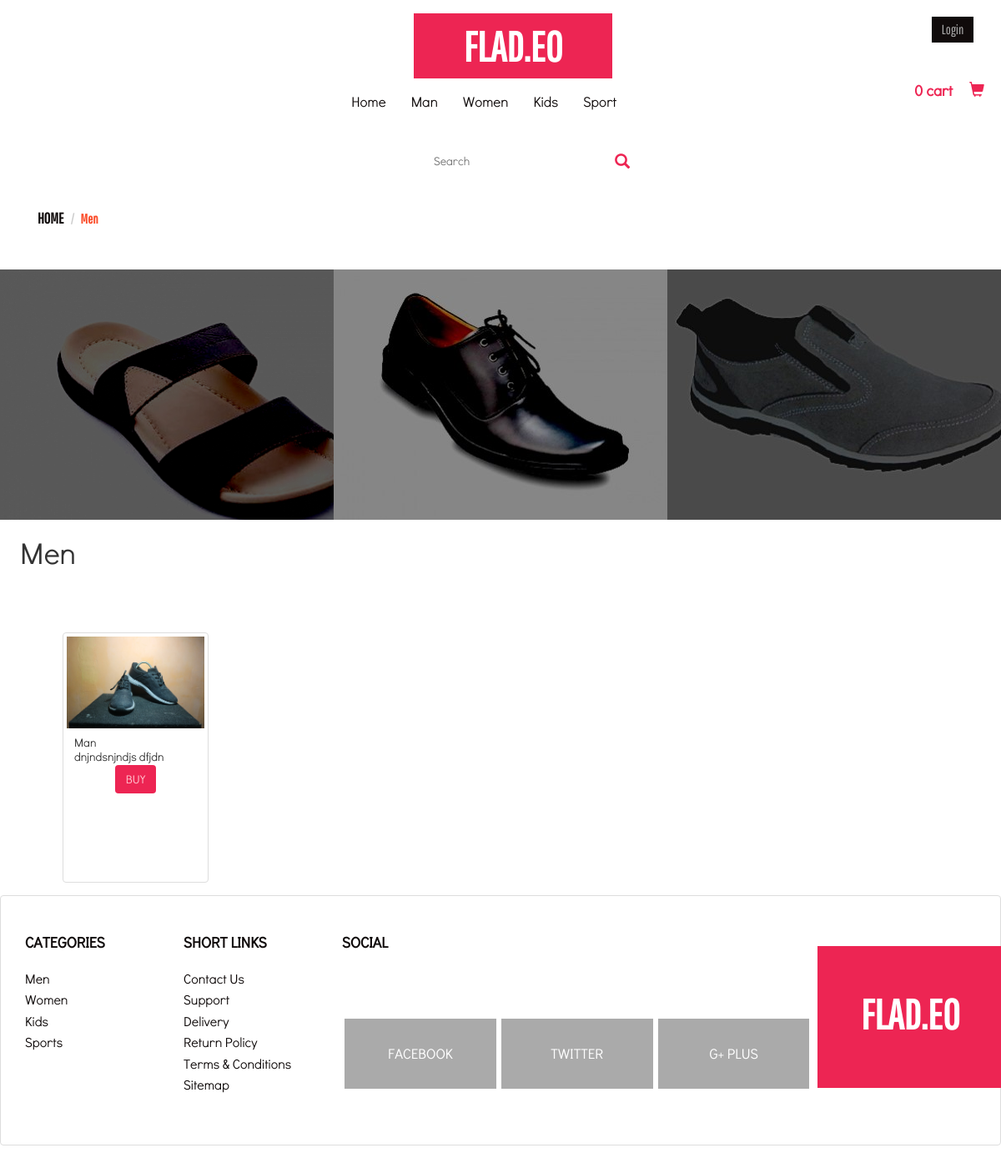
The page /index.php/user/man on the database its author committed.
### tables this page shows
CREATE TABLE `barang` (
  `id_barang` int(5) NOT NULL,
  `kategori_barang` varchar(30) NOT NULL,
  `nama_barang` varchar(30) NOT NULL,
  `kuantitas_barang` int(11) NOT NULL,
  `keterangan` text NOT NULL,
  `harga_barang` int(11) NOT NULL,
  `gambar` text NOT NULL
);

### application/controllers/User.php (called while the page is built, shortened)
<?php
    class User extends CI_Controller {
        public function __construct() {
            $this->load->model('barang');
        }
        public function man() {
            $where = array(
                'kategori_barang' => 'man'
            );
            $data['barang'] = $this->barang->get_per_kategori($where);
            $this->load->view('user/man', $data);
        }
    }

### index.php (called while the page is built, shortened)
<?php
require_once BASEPATH.'core/CodeIgniter.php';

### application/models/Barang.php (called while the page is built, shortened)
<?php
    class Barang extends CI_Model {
        public function get_per_kategori($where) {
            return $this->db->order_by('id_barang', 'DESC')->get_where('barang', $where)->result();
        }
    }

### application/views/user/man.php (the view, shortened to what this page needs)
<!DOCTYPE html>
<html lang="en">
<head>
			 <link href="<?php echo base_url(); ?>assets/css/bootstrap.min.css" rel="stylesheet" type="text/css">
			<link href="<?php echo base_url(); ?>assets/css/style_user.css" rel="stylesheet" type="text/css"/>
            <link rel="stylesheet" href="<?php echo base_url(); ?>assets/css/flexslider.css" type="text/css" media="screen" />
</head>
<body>
<div id="header">
<div class="container">
<br>
<div class="header">
            <div class="container">
<div class="header-top">
                    <div class="logo">
                        <center><a href="<?php echo base_url(); ?>index.php/user/dashboard">FLAD.EO</a></center>
                    </div>
                    <div class="login-bars">
                        <a class="btn btn-default log-bar" href="<?php echo base_url(); ?>index.php/user/login" role="button">Login</a>
                        <div class="cart box_1">
                            <h3>
                        </h3>
                            <a href="<?php echo base_url(); ?>index.php/user/checkout"><button type="button" class="btn btn-default btn-lg button1 button1-hover">0 cart
							&nbsp;&nbsp;&nbsp;
              <span class="glyphicon glyphicon-shopping-cart" aria-hidden="true"></span>
            </button></a>
                        </div>
                    </div>
              </div>
</div>
                <div class="header-botom center">
                    <div class="content white">
                    <nav class="navbar navbar-default nav-menu" role="navigation">
                        <div class="collapse navbar-collapse collapse-pdng" id="bs-example-navbar-collapse-1">
                            <ul class="nav navbar-nav nav-font">
                                <li>
                                    <a href="<?php echo base_url(); ?>index.php/user/dashboard">Home</a>
                                </li>
                                <li>
                                    <a href="<?php echo base_url(); ?>index.php/user/man">Man</a>
                                </li>
                                <li>
                                    <a href="<?php echo base_url(); ?>index.php/user/women">Women</a>
                                </li>
                                <li>
                                    <a href="<?php echo base_url(); ?>index.php/user/kids">Kids</a>
                                </li>
                                <li><a href="<?php echo base_url(); ?>index.php/user/sport">Sport</a></li>
                                <div class="clearfix"></div>
                            </ul>
                            <div class="clearfix"></div>
                        </div>
                    </nav>
                    </div>
                </div>
    </div>
  </div>
        <form>
     <center><input class="search search-hover" align="left" type="search" placeholder="Search" width="500px">
	 <button type="button" class="btn btn-default btn-lg button1 button1-hover">
              <span class="glyphicon glyphicon-search" aria-hidden="true"></span>
       </button></center>
    </form>
<br>
<div class="head-bread">
            <div class="container">
                <ol class="breadcrumb">
                    <li><a href="../index.html">Home</a></li>
                    <li class="active">Men</li>
                </ol>
            </div>
        </div>
<br>
<table>
		<tr>
					<td width="900px" height="300px" background="<?php echo base_url(); ?>assets/img/web/2017-22-12-22-56-09.png"><center><a href="hal_women_sandal.html" class="style1 style2 style4 style6"></a></center></td>
					<td width="900px" height="300px" background="<?php echo base_url(); ?>assets/img/web/2017-22-12-22-59-17.jpeg"><center><a href="hal_women_sandal.html" class="style1 style2 style5 style6"></a></center></td>
					<td width="900px" height="300px" background="<?php echo base_url(); ?>assets/img/web/2017-22-12-22-58-03.jpeg"><center><a href="hal_women_sandal.html" class="style1 style2 style5 style6"></a></center></td>
		</tr>
		</table>
		<br>
		<h1>&nbsp;&nbsp;&nbsp;Men</h1>
            <ul class="thumbnails">
            <?php
                foreach($barang as $b) {
                    echo '
                    <li class="span3 detail-box">
                        <div class="thumbnail">
                        <a  href="'.base_url('index.php/user/detail/').$b->id_barang.'"><img src="'.base_url('assets/img/').$b->gambar.'" alt=""/></a>
                        <div class="caption">
                            <h5>'.$b->nama_barang.'</h5>
                            <p>
                            '.$b->keterangan.'
                            </p>
                            <center><a class="btn buy buy-hover" href="'.base_url('index.php/user/detail/').$b->id_barang.'">BUY</a></center>
                        </div>
                        </div>
                    </li>
                    ';
                }
            ?>
        </ul>
		</div>
		<br>
		<br>
	<ul class="thumbnail">
	<li>
	<div class="footer-grid">
            <div class="container">
                <div class="col-md-2 re-ft-grd">
                    <h3>Categories</h3>
                    <ul class="categories">
                        <li><a href="<?php echo base_url(); ?>index.php/user/men">Men</a></li>
                        <li><a href="<?php echo base_url(); ?>index.php/user/women">Women</a></li>
                        <li><a href="<?php echo base_url(); ?>index.php/user/kids">Kids</a></li>
                        <li><a href="<?php echo base_url(); ?>index.php/user/sport">Sports</a></li>
                    </ul>
                </div>
                <div class="col-md-2 re-ft-grd">
                    <h3>Short links</h3>
                    <ul class="shot-links">
                        <li><a href="<?php echo base_url(); ?>index.php/user/contact">Contact us</a></li>
                        <li><a href="#">Support</a></li>
                        <li><a href="#">Delivery</a></li>
                        <li><a href="#">Return Policy</a></li>
                        <li><a href="#">Terms & conditions</a></li>
                        <li><a href="#">Sitemap</a></li>
                    </ul>
                </div>
                <div class="col-md-6 re-ft-grd">
                    <h3>Social</h3>
                    <ul class="social">
                        <li><a href="#" class="fb">facebook</a></li>
                        <li><a href="#" class="twt">twitter</a></li>
                        <li><a href="#" class="gpls">g+ plus</a></li>
                    </ul>
                </div>
                <div class="col-md-2 re-ft-grd">
                    <div class="bt-logo">
                        <div class="logo">
                            <a href="<?php echo base_url(); ?>index.php/user/dashboard" class="ft-log">FLAD.EO</a>
                        </div>
                    </div>
                </div>
	  </li>
  </ul>
</body>
</html>

### assets/css/style_user.css (style rules this page uses)
h4, h5, h6, h1, h2, h3 { margin: 0; }
ul, ol, li { margin: 0; padding: 0; }
p { margin: 0;padding: 0; }
body { margin:0; padding:0; }
.detail-box { display: inline-block; width: 175px; height: 200px; margin: 75px; }
.buy { background-color: #ED2553; color: #FFC0CB; }
form { width:500px; margin:5px auto; }
.search { padding:8px 80px; background: white; border:#FFC0CB; }
.button1 { position:relative; left:-4px; padding:10px 1px; border:0px solid #ED2553; background-color: #ED255; color:#ed2553; font-weight:bold; }
.header-top { position: relative; padding: 0; text-align: center; }
.login-bars { position: absolute; top: 0%; right: 0%; }
.logo a,.logo a:hover { font-family: 'Pathway Gothic One'; background-color: #ed2553; text-transform: uppercase; text-decoration: none; padding: 10px 60px; font-weight: bold; font-size: 50px; color: #fff; }
a.log-bar { background-color: #100B0B; color: #aaa; border-radius: 0; border: 0; padding: 4px 12px; font-family: 'Pathway Gothic One'; font-weight: 400; font-size: 16px; text-transform: capitalize; }
* { margin: 0; padding: 0; font-family: 'Didact Gothic'; font-weight: 400; }
.nav-menu { background: transparent; border-radius: 0; border: 0; margin-top: 6px; }
.collapse-pdng { padding: 0px 0px; margin: 0 auto; width: 34%; }
ul.nav-font>li>a { font-size: 17px; color: #100b0b !important; font-family: 'Didact Gothic'; font-weight: 400; }
.footer-grid ul { list-style-type: none; }
.footer-grid { padding: 3em 0; }
.re-ft-grd h3 { font-family: 'Didact Gothic'; font-weight: 700; text-transform: uppercase; font-size: 18px; color: #100b0b; margin-bottom: 20px; text-shadow: none; }
ul.categories li a,ul.shot-links li a { font-family: 'Didact Gothic'; color: #100b0b; font-size: 16px; font-weight: 400; text-transform: capitalize; line-height: 1.6em; }
ul.social li { display: inline; }
.re-ft-grd { padding: 0; }
ul.social li a { padding: 30px 0px; width: 31.9%; float: left; background-color: #AAA; color: #fff; text-align: center; margin: 61px 3px 0px; font-size: 17px; text-transform: uppercase; font-weight: 400; }
.bt-logo { padding-top: 60px; }
a.ft-log, a.ft-log:hover { padding: 52px 52PX 60PX; }
.box_1 { margin-top: 15px; }
.box_1 h3 { color: #100b0b; font-size: 1.2em; font-weight: 700; margin: 0; }
ol.breadcrumb li a { text-transform: uppercase; font-weight: bold; color: #100B0B; font-family: 'Pathway Gothic One'; font-size: 18px; text-shadow: none; }
.breadcrumb>.active { font-family: 'Pathway Gothic One'; color: #fb4c29; font-weight: 600; font-size: 16px; }
.breadcrumb { background-color: #FFFFFF; }
.thumbnail { display: block; padding: 4px; margin-bottom: 20px; line-height: 1.42857143; background-color: #fff; border: 1px solid #ddd; border-radius: 4px; -webkit-transition: border .2s ease-in-out; -o-transition: border .2s ease-in-out; transition: border .2s ease-in-out; height: 300px; }

### rows shown on the page
barang: gambar (picture), nama_barang "Man", keterangan "dnjndsnjndjs dfjdn"
